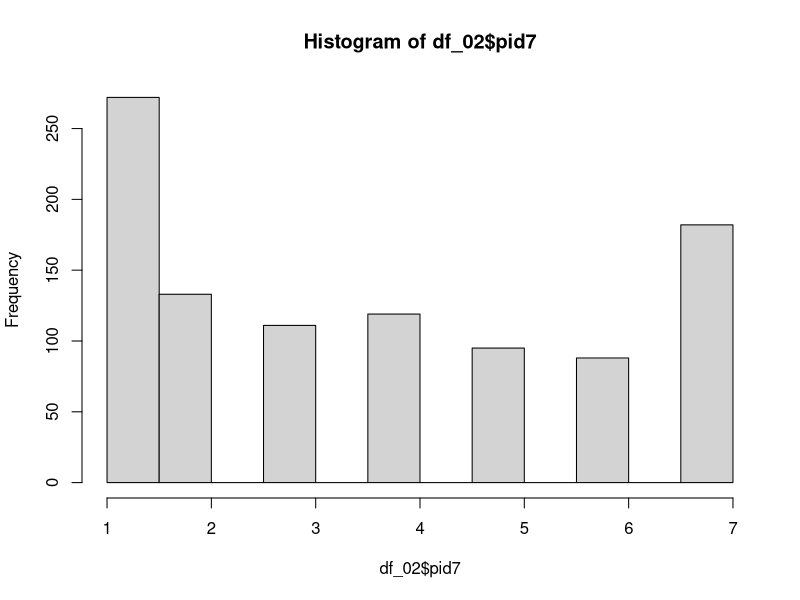

Here is the R script that generated this plot:
# Week 1 Practice Code

# Type your name here: Nicolas Ambrosis

# Complete these coding tasks, then submit your R file for another student to compare against the example output.

# Problem 1 

# Create a data frame that includes two columns, one named "Animals" and the other named "Foods". The first column should be this vector (note the intentional repeated values): Dog, Cat, Fish, Fish, Lizard

#The second column should be this vector: Bread, Orange, Chocolate, Carrots, Milk

#### Write your code below:
Animals <- c("Dog", "Cat", "Fish", "Fish", "Lizard")
Foods <- c("Bread", "Orange", "Chocolate", "Carrots", "Milk")

df <- data.frame(Animals, Foods)




# Problem 2

# Using the data frame created in Problem 2, use the table() command to create a frequency table for the column called "Animals".

#### Write your code below:

table(df$Animals)


# Problem 3

# Use read.csv() to import the survey data included in this assignment. Using that data, make a histogram of the column called "pid7".


#### Write your code below:

df_02 <- read.csv("cces_sample_coursera.csv")

hist(df_02$pid7)

